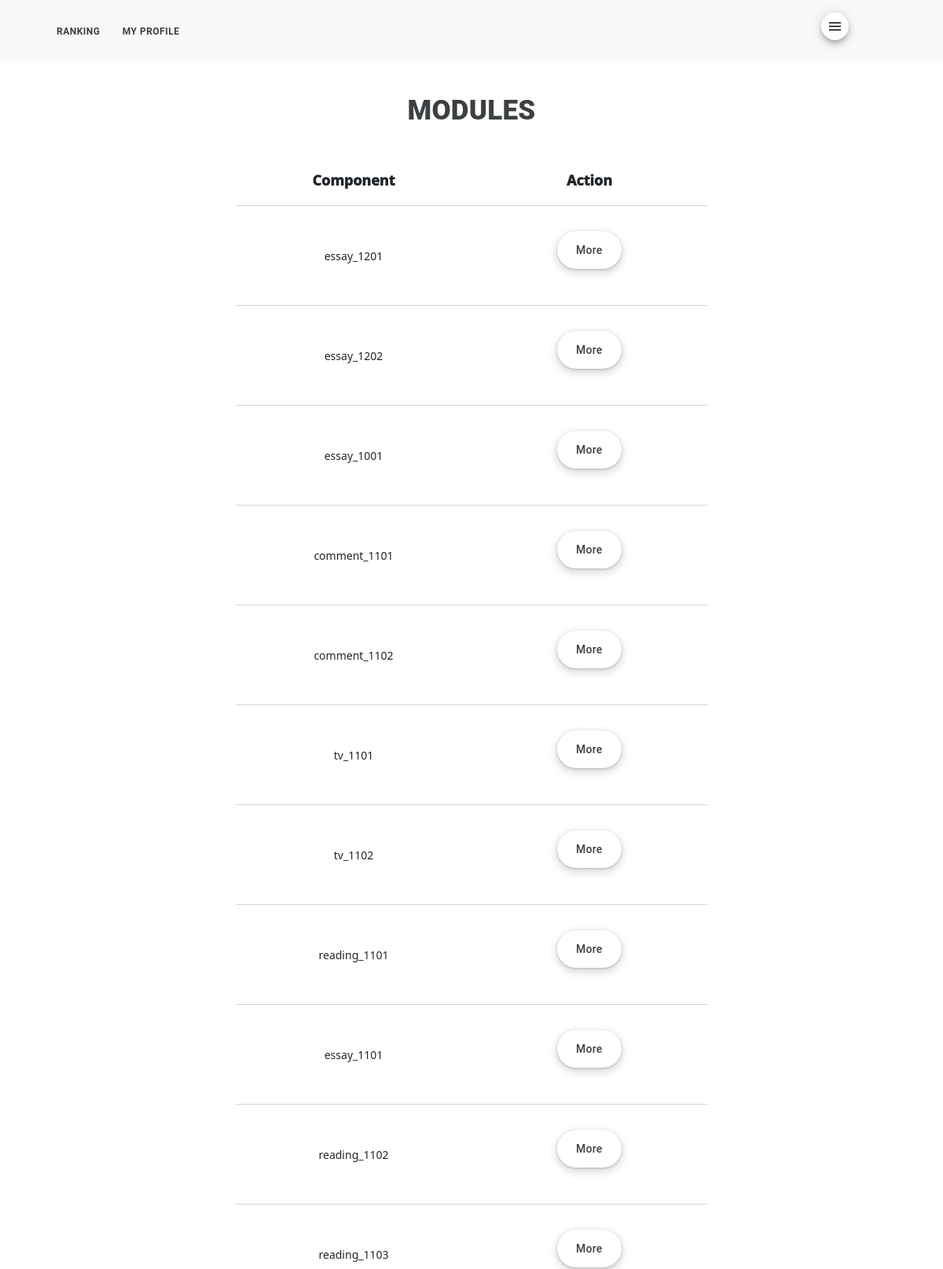
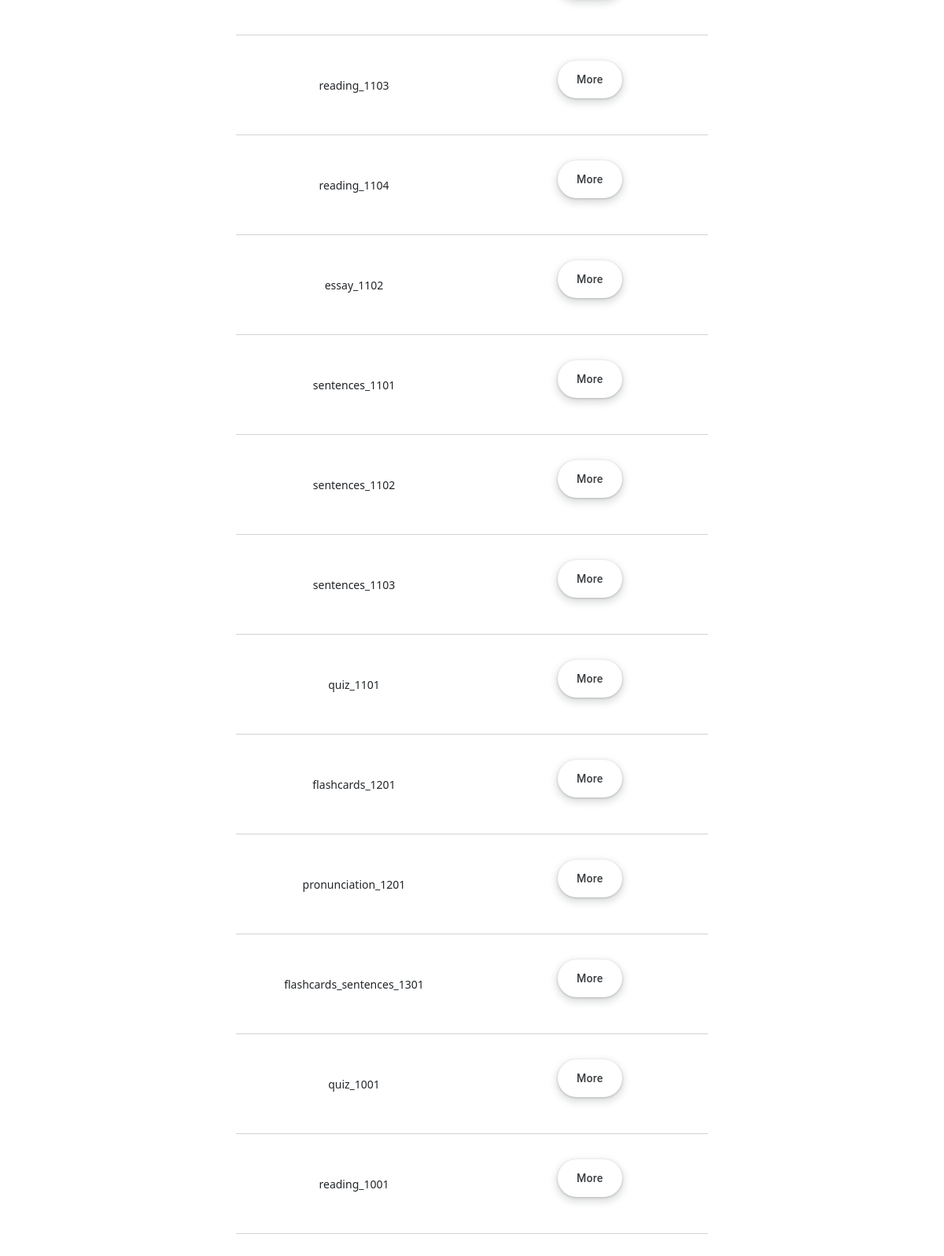
The app's page /display_modules.html (signed in) with its own data (2 pictures, top to bottom).
### nieszkolni_app/models.py (models this page shows)
class Module(models.Model):
    component_id = models.CharField(max_length=200, default="")
    component_type = models.CharField(max_length=200, default="")
    title = models.CharField(max_length=200, default="")
    content = models.TextField(default="")
    resources = models.TextField(default="")
    conditions = models.TextField(default="")
    reference = models.IntegerField(default=0)

### nieszkolni_app/views.py (the view, shortened to what this page needs)
# urls.py: path('display_modules.html', views.display_modules, name="display_modules"),
@staff_member_required
def display_modules(request):
    if request.user.is_authenticated:
        first_name = request.user.first_name
        last_name = request.user.last_name
        current_user = first_name + " " + last_name
        modules = CurriculumManager().display_modules()
        return render(request, "display_modules.html", {
            "modules": modules
            })

### nieszkolni_folder/audit_manager.py (called while the page is built)
    def check_if_clocked_in(self, clocking_user):
        with connection.cursor() as cursor:
            cursor.execute(f'''
                SELECT clock_out
                FROM nieszkolni_app_audit
                WHERE clocking_user = '{clocking_user}'
                AND entry_type = 'automatic'
                AND status = 'started'
                ORDER BY stamp DESC
                LIMIT 1
                ''')
            response = cursor.fetchone()
            if response is not None:
                if response[0] == 0:
                    status = True
                else:
                    status = False
            else:
                status = False
            return status

### nieszkolni_folder/context_processors.py (called while the page is built)
def sections_processor(request):
    if request.user.is_authenticated:
        first_name = request.user.first_name
        last_name = request.user.last_name
        current_user = first_name + " " + last_name
        if request.user.is_superuser:
            superuser_status = True
        else:
            superuser_status = False
        status = AuditManager().check_if_clocked_in(current_user)
        return {"status": status, "superuser_status": superuser_status}
    else:
        return {}

### nieszkolni_folder/curriculum_manager.py (called while the page is built)
    def display_modules(self):
        with connection.cursor() as cursor:
            cursor.execute(f'''
                SELECT
                component_id,
                component_type,
                title,
                content,
                resources,
                conditions,
                reference
                FROM nieszkolni_app_module
                ''')
            modules = cursor.fetchall()
            return modules

### nieszkolni_app/templates/display_modules.html (shortened to what this page needs)
{% extends 'base.html' %}
{% block 'content' %}
<h1>MODULES</h1>
<table>
		<tr class="font">
			<th>Component</th>
			<th>Action</th>
		</tr>
	{% for module in modules %}
		<tr class="font">
			<td>{{ module.0 }}</td>
			<td>
				<form action="{% url 'display_modules' %}"  method="POST">
					  <div class="flex-parent jc-center">
					    	<button type="submit" class="button_main" name="action_on_module" value="more">More</button>
					  </div>
				</form>
			</td>
		</tr>
	{% endfor %}
</table>
{% include 'footer.html' %}
{% endblock %}

### nieszkolni_app/static/styles.css (style rules this page uses)
body { height: 100%; margin: 0px; }
.button_main { align-items: center; appearance: none; background-color: #fff; border-radius: 24px; border-style: none; box-shadow: rgba(0, 0, 0, .2) 0 3px 5px -1px,rgba(0, 0, 0, .14) 0 6px 10px 0,rgba(0, 0, 0, .12) 0 1px 18px 0; box-sizing: border-box; color: #3c4043; cursor: pointer; display: inline-flex; fill: currentcolor; font-family: "Google Sans", Roboto, Arial, sans-serif; font-size: 14px; font-weight: 500; height: 48px; justify-content: center; letter-spacing: .25px; line-height: normal; margin: 1vw; max-width: 100%; overflow: visible; padding: 2px 24px; position: relative; text-align: center; text-decoration: none; text-transform: none; transition: box-shadow 280ms cubic-bezier(.4, 0, .2, 1),opacity 15ms linear 30ms,transform 270ms cubic-bezier(0, 0, .2, 1) 0ms; user-select: none; -webkit-user-select: none; touch-action: manipulation; width: auto; will-change: transform, opacity; z-index: 0; }
.button_main:not(:disabled) { box-shadow: rgba(60, 64, 67, .3) 0 1px 3px 0, rgba(60, 64, 67, .15) 0 4px 8px 3px; }
.flex-parent { display: flex; }
.jc-center { justify-content: center; }
h1 { color: #3c4043; font-family: "Google Sans", Roboto, Arial, sans-serif; font-size: 35px; font-weight: 1000; letter-spacing: .25px; margin-bottom: 35px; text-align: center; }
table { border-collapse: separate; border-bottom-color: rgba(255,255,255,1); border-spacing: 0px; font-size: 14px; font-weight: 300; height: 100px; margin-left: 25%; margin-right: 25%; margin-bottom: 1%; width:50%; table-layout: fixed; }
th { border-bottom: 1pt solid; border-bottom-color: #D3D3D3; font-size: 18px; font-weight: 1000; margin-bottom: 20px; padding: 20px 20px; text-align: center; vertical-align: middle; }
td { border-bottom: 1pt solid; border-bottom-color: #D3D3D3; margin-bottom: 20px; padding: 20px 20px; text-align: center; vertical-align: middle; }

### records on screen
Module: component "essay_1201"
Module: component "essay_1202"
Module: component "essay_1001"
Module: component "comment_1101"
Module: component "comment_1102"
Module: component "tv_1101"
Module: component "tv_1102"
Module: component "reading_1101"
Module: component "essay_1101"
Module: component "reading_1102"
Module: component "reading_1104"
Module: component "essay_1102"
Module: component "sentences_1101"
Module: component "sentences_1102"
Module: component "sentences_1103"
Module: component "quiz_1101"
Module: component "flashcards_1201"
Module: component "pronunciation_1201"
Module: component "flashcards_sentences_1301"
Module: component "quiz_1001"
Module: component "reading_1001"

### other values on screen
{{ module.0 }} "reading_1103" "reading_1103"
